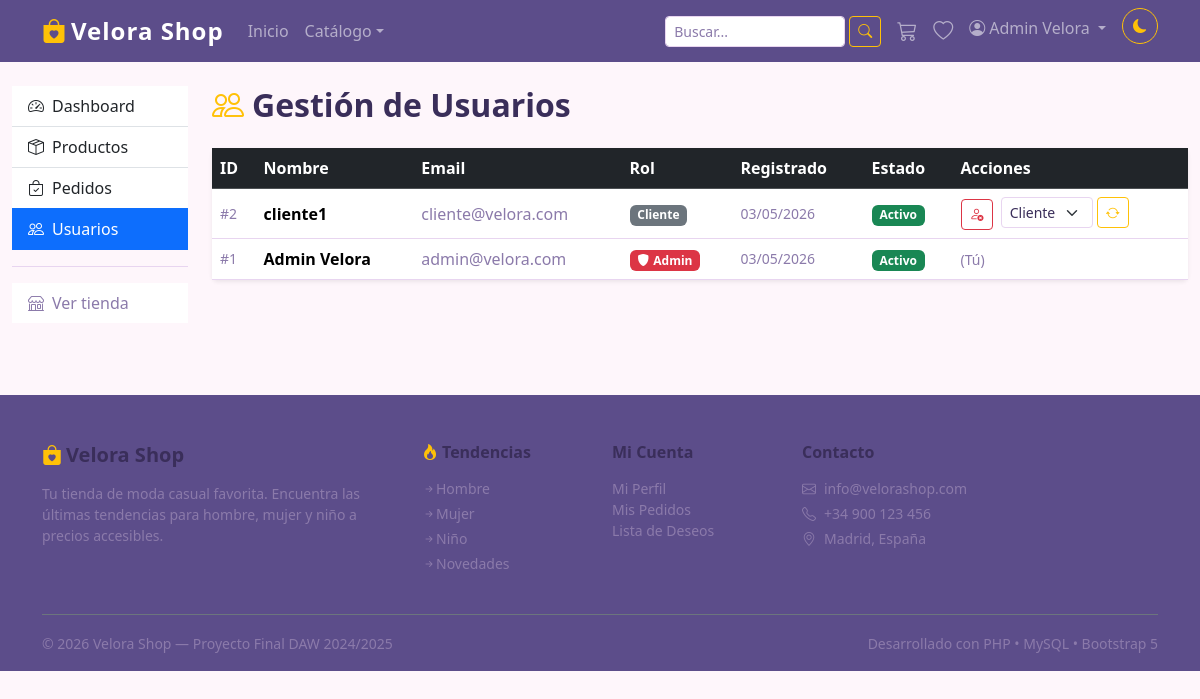
The app's page /public/?action=admin_usuarios (signed in) with its own data.
### tables this page shows
CREATE TABLE `usuario` (
  `id` int(11) NOT NULL,
  `nombre` varchar(150) NOT NULL,
  `email` varchar(200) NOT NULL,
  `contraseña` varchar(255) NOT NULL,
  `rol` enum('cliente','admin') NOT NULL DEFAULT 'cliente',
  `telefono` varchar(20) DEFAULT NULL,
  `direccion` text DEFAULT NULL,
  `ciudad` varchar(100) DEFAULT NULL,
  `codigo_postal` varchar(10) DEFAULT NULL,
  `activo` tinyint(1) NOT NULL DEFAULT 1,
  `fecha_registro` timestamp NOT NULL DEFAULT current_timestamp()
);

### controllers/AdminController.php (called while the page is built, shortened)
<?php
require_once __DIR__ . '/../config/database.php';
require_once __DIR__ . '/../models/User.php';
class AdminController
{
    public function listarUsuarios(): void
    {
        $userModel = new User();
        $usuarios  = $userModel->getAll();
        require __DIR__ . '/../views/admin/users.php';
    }
}

### config/database.php (called while the page is built, shortened)
<?php
function getConnection(): PDO {
    static $pdo = null;
    if ($pdo === null) {
    $dsn = "mysql:host=" . DB_HOST .
            ";dbname=" . DB_NAME .
            ";charset=" . DB_CHARSET;
    try {
        $pdo = new PDO($dsn, DB_USER, DB_PASS, [
            PDO::ATTR_ERRMODE => PDO::ERRMODE_EXCEPTION,
            PDO::ATTR_DEFAULT_FETCH_MODE => PDO::FETCH_ASSOC,
            PDO::ATTR_EMULATE_PREPARES => false,
         ]);
    } catch (PDOException $e) {
     die("Error de conexion a la base de datos.");
     }
 }
 return $pdo;
}

### models/User.php (called while the page is built, shortened)
<?php
require_once __DIR__ . '/../config/database.php';
class User
{
    private PDO $pdo;
    public function __construct()
    {
        $this->pdo = getConnection();
    }
    public function getAll(): array
    {
        return $this->pdo
            ->query("SELECT id, nombre, email, rol, activo, fecha_registro
                     FROM usuario ORDER BY id DESC")
            ->fetchAll();
    }
}

### views/admin/users.php (the view, shortened to what this page needs)
<?php
require __DIR__ . '/../layout/header.php';
?>
<div class="container-fluid py-4">
    <div class="row">
        <div class="col-md-2">
            <div class="list-group list-group-flush sticky-top" style="top:80px;">
                <a href="<?= BASE_URL ?>/?action=admin_dashboard"
                    class="list-group-item list-group-item-action">
                    <i class="bi bi-speedometer2 me-2"></i>Dashboard
                </a>
                <a href="<?= BASE_URL ?>/?action=admin_productos"
                    class="list-group-item list-group-item-action">
                    <i class="bi bi-box-seam me-2"></i>Productos
                </a>
                <a href="<?= BASE_URL ?>/?action=admin_pedidos"
                    class="list-group-item list-group-item-action">
                    <i class="bi bi-bag-check me-2"></i>Pedidos
                </a>
                <a href="<?= BASE_URL ?>/?action=admin_usuarios"
                    class="list-group-item list-group-item-action active">
                    <i class="bi bi-people me-2"></i>Usuarios
                </a>
                <hr>
                <a href="<?= BASE_URL ?>/" class="list-group-item list-group-item-action text-secondary">
                    <i class="bi bi-shop me-2"></i>Ver tienda
                </a>
            </div>
        </div>
        <div class="col-md-10">
            <h2 class="fw-bold mb-4">
                <i class="bi bi-people text-warning me-2"></i>Gestión de Usuarios
            </h2>
            <div class="card shadow-sm border-0">
                <div class="card-body p-0">
                    <div class="table-responsive">
                        <table class="table table-hover align-middle mb-0">
                            <thead class="table-dark">
                                <tr>
                                    <th>ID</th>
                                    <th>Nombre</th>
                                    <th>Email</th>
                                    <th>Rol</th>
                                    <th>Registrado</th>
                                    <th>Estado</th>
                                    <th>Acciones</th>
                                </tr>
                            </thead>
                            <tbody>
                                <?php if (!empty($usuarios)): ?>
                                    <?php foreach ($usuarios as $u): ?>
                                        <tr>
                                            <td class="text-muted small">#<?= $u['id'] ?></td>
                                            <td class="fw-semibold"><?= htmlspecialchars($u['nombre']) ?></td>
                                            <td class="text-muted"><?= htmlspecialchars($u['email']) ?></td>
                                            <td>
                                                <?php if ($u['rol'] === 'admin'): ?>
                                                    <span class="badge bg-danger"><i class="bi bi-shield-fill me-1"></i>Admin</span>
                                                <?php else: ?>
                                                    <span class="badge bg-secondary">Cliente</span>
                                                <?php endif; ?>
                                            </td>
                                            <td class="text-muted small"><?= date('d/m/Y', strtotime($u['fecha_registro'])) ?></td>
                                            <td>
                                                <?php if ($u['activo']): ?>
                                                    <span class="badge bg-success">Activo</span>
                                                <?php else: ?>
                                                    <span class="badge bg-danger">Inactivo</span>
                                                <?php endif; ?>
                                            </td>
                                            <td>
                                                <?php
                                                $esMisma = ($u['id'] == $_SESSION['usuario_id']);
                                                ?>
                                                <?php if (!$esMisma): ?>
                                                    <a href="<?= BASE_URL ?>/?action=admin_toggle_usuario&id=<?= $u['id'] ?>"
                                                        class="btn btn-sm btn-outline-<?= $u['activo'] ? 'danger' : 'success' ?> me-1"
                                                        onclick="return confirm('<?= $u['activo'] ? '¿Desactivar esta cuenta?' : '¿Activar esta cuenta?' ?>')"
                                                        title="<?= $u['activo'] ? 'Desactivar' : 'Activar' ?>">
                                                        <i class="bi bi-<?= $u['activo'] ? 'person-x' : 'person-check' ?>"></i>
                                                    </a>
                                                    <form action="<?= BASE_URL ?>/?action=admin_cambiar_rol" method="POST"
                                                        class="d-inline-flex align-items-center gap-1"
                                                        onsubmit="return confirm('¿Cambiar el rol de este usuario?')">
                                                        <select name="rol" class="form-select form-select-sm" style="width:auto; min-width:90px;">
                                                            <option value="cliente" <?= $u['rol'] === 'cliente' ? 'selected' : '' ?>>Cliente</option>
                                                        </select>
                                                        <button type="submit" class="btn btn-sm btn-outline-warning" title="Cambiar rol">
                                                            <i class="bi bi-arrow-repeat"></i>
                                                        </button>
                                                    </form>
                                                <?php else: ?>
                                                    <span class="text-muted small">(Tú)</span>
                                                <?php endif; ?>
                                            </td>
                                        </tr>
                                    <?php endforeach; ?>
                                <?php endif; ?>
                            </tbody>
                        </table>
                    </div>
                </div>
            </div>
        </div>
    </div>
</div>
<?php require __DIR__ . '/../layout/footer.php'; ?>

### records on screen
usuario: id "2", nombre "cliente1", email "cliente@velora.com", shows "Cliente", fecha_registro "03/05/2026", activo "Activo", rol "Cliente"
usuario: id "1", nombre "Admin Velora", email "admin@velora.com", rol "admin" (drawn), fecha_registro "03/05/2026", activo "Activo", shows "(Tú)"

### other values on screen
$_SESSION['usuario_nombre'] "Admin Velora"
